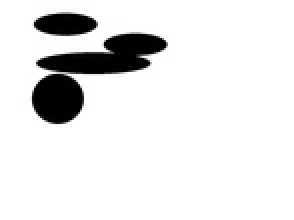
%> input picture varshney_pa2/test_images/ellipse1.jpg, 147 x 110 px, shrunk from 800 x 600 before the run (shown 2 times larger)
$ octave --eval "baija001_pa2_ellipse;"   (GNU Octave 9; MATLAB toolbox functions it lacks are replaced by stand-ins)
%> lines starting %> are read from the running program, lines starting %| are printed output that depends on the picture; in (x1, y1, x2, y2) boxes, pixels count from 0 and x2, y2 are one past the last pixel; in counts of white or black regions, pixels touching at a corner belong together; the program's own positions count from 1
### varshney_pa2/code/Sobel.m
function ZSthinned = Sobel(image)
%% Sobel operator for edge detection %%

% zero padding
image=[zeros(size(image,1),1) image zeros(size(image,1),1)];
image=[zeros(size(image,2),1)' ;image; zeros(size(image,2),1)'];
% kernel matrices
SBy = [-1 -2 -1; 0 0 0; +1 +2 +1];
SBx = SBy';

[a,b]=size(image);
% convolution
for i= 1: a-2
    for j= 1: b-2
        sum_x = 0;
        sum_y = 0;
        for k= 1:3
            for l= 1:3
                x = SBx(k,l) .* image(i+k-1,j+l-1);
                sum_x = sum_x + x;
                y = SBy(k,l) .* image(i+k-1,j+l-1);
                sum_y = sum_y + y;
            end
        end
            magnitude(i,j)= sqrt(sum_x^2+sum_y^2);
            direction(i,j)= atan2(sum_y,sum_x);
    end
end

%% Scaling the  magnitude and direction values in 0-255 by normalization

magnitude=scaling(magnitude);
% f1=figure('name', 'Sobel Edge Detection Magnitude after Scaling');
% imshow(magnitude);
% saveas(f1, [filename 'Sobel-MagnitudeScaled.jpg']);

%% Thresholding%%

threshValue = threshold(magnitude);
% setting the values as 255 or 0 to create a binary image
magnitude(magnitude >= threshValue) = 255;
magnitude(magnitude < threshValue) = 0;

% f2=figure('name', 'Sobel Gradient Magnitude after Thresholding');
% imshow(magnitude);
% saveas(f2, [filename 'Sobel-MagnitudeThresholded.jpg']);

threshValue = threshold(direction);
direction(direction >= threshValue) = 255;
direction(direction < threshValue) = 0;

% f3=figure('name','Sobel Edge Gradient Direction after Thresholding');
% imshow(direction);
% saveas(f3, [filename 'Sobel-DirectionThresholded.jpg']);

%% edge thinning
% [6 lines of commented-out code are left out]
tic;
ZSthinned = thinning1(magnitude);
t1=toc;
fprintf('timespent for ZS %f \n' , t1);

f5=figure('name', 'Sobel Edge Detection with ZS thinning');
imshow(ZSthinned);
saveas(f5, 'Sobel-ZS_Thinning.jpg');
end

### varshney_pa2/code/scaling.m
function im = scaling(im)
%% scaling the values of the image in the range of 0-255 by calculating the maximum and minimum values in the image matrix overall and then normalizing it
minimum = min(min(im));
maximum = max(max(im));
im = (im - minimum)./(maximum - minimum).*255;
end

### varshney_pa2/code/threshold.m
function value = threshold(P)
%% function to calculate the threshold value
% K-means clustering thresholding algorithm is used here
% where we repititively calculate the 'means' of two classes one above and
% one below that the mean. and do this until the means converge.
% http://homepages.inf.ed.ac.uk/rbf/CVonline/LOCAL_COPIES/MORSE/threshold.pdf
% Section: 4.4.3
%%

epsilon=0.1;
P = P(:);
i=1;
Threshold(i)=mean(P);
Mean1= mean(P(P<Threshold(i)));
Mean2= mean(P(P>=Threshold(i)));
i=i+1;
Threshold(i)= (Mean1+Mean2)/2;
value=Threshold(i);
%change the epsilon value to get more/less pixels (noise issue)
while abs(Threshold(i)-Threshold(i-1))>=epsilon
    Mean1= mean(P(P<Threshold(i)));
    Mean2= mean(P(P>=Threshold(i)));
    i=i+1;
    Threshold(i)= (Mean1+Mean2)/2;
    value=Threshold(i);
end

### varshney_pa2/code/thinning1.m
function image = thinning1(image)
% [5 lines of commented-out code are left out]
image=image./255;
previous=zeros(size(image));
flag=1;
while(flag)
    image=thinningIterator(image,0);
    image=thinningIterator(image,1);
    diff=abs(image-previous);
    previous=image;
    if(isempty(find(diff,1)))
        flag=0;
    end
end

image=image.*255;
end

%% edge thinning iterator - Zhang Seun Algorithm
% implementation of cite- http://www-prima.inrialpes.fr/perso/Tran/Draft/gateway.cfm.pdf
function thinImage = thinningIterator(thinImage, iteration)
marker=zeros(size(thinImage));
[len, bre]= size(thinImage);
for i=2: len-1
    for j=2: bre-1
        p2 = thinImage(i-1, j);
        p3 = thinImage(i-1, j+1);
        p4 = thinImage(i, j+1);
        p5 = thinImage(i+1, j+1);
        p6 = thinImage(i+1, j);
        p7 = thinImage(i+1, j-1);
        p8 = thinImage(i, j-1);
        p9 = thinImage(i-1, j-1);

        % checking how many 01 patterns are present in the neighborhood
        A = (p2 == 0 && p3 == 1) + (p3 == 0 && p4 == 1) + (p4 == 0 && p5 == 1) + (p5 == 0 && p6 == 1) + (p6 == 0 && p7 == 1) + (p7 == 0 && p8 == 1) + (p8 == 0 && p9 == 1) + (p9 == 0 && p2 == 1);
        B = p2 + p3 + p4 + p5 + p6 + p7 + p8 + p9;

        if(iteration == 0)
            c1=p2*p4*p6;
            c2=p4*p6*p8;
        else
            c1=p2*p4*p8;
            c2=p2*p6*p8;
        end
        % conditions to delete a pixel % guo hall Algo
        if (A == 1 && (B >= 2 && B <= 6) && c1 == 0 && c2 == 0)
                marker(i,j) = 1;
        end
    end
end
thinImage = thinImage .* ~marker;
end

### varshney_pa2/code/baija001_pa2_ellipse.m
function baija001_pa2_ellipse

image = imread('ellipse1.jpg');
%> image is the input picture: size 110x147x3 uint8; min 0, max 255, mean 230.5
%img = PA1(RGB);
image=rgb2gray(image);
%> image: size 110x147 uint8
image=double(image);
%> image: size 110x147 double
thinned_image=Sobel(image);
%> in Sobel, `image=[zeros(size(image,1),1) image zeros(size(image,1),1)];`:
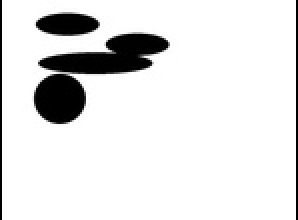
%> image: size 110x149 double (shown 2 times larger); min 0, max 255, mean 227.4
%> in Sobel, `image=[zeros(size(image,2),1)' ;image; zeros(size(image,2),1)'];`:
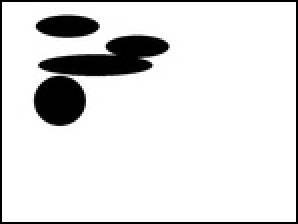
%> image: size 112x149 double (shown 2 times larger); min 0, max 255, mean 223.4
%> after the loop in Sobel, `for i= 1: a-2`:
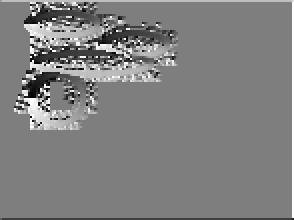
%> direction: size 110x147 double (shown 2 times larger); min -3.12, max 3.14, mean 0.0459; drawn with min black and max white
%> after the loop in Sobel, `for i= 1: a-2`:
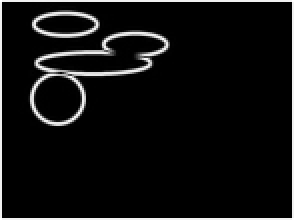
%> magnitude: size 110x147 double (shown 2 times larger); min 0, max 1081.9, mean 70.4; drawn with min black and max white
%> in scaling, `minimum = min(min(im));`: minimum = 0
%> in scaling, `maximum = max(max(im));`: maximum = 1081.9
%> in threshold, `Mean1= mean(P(P<Threshold(i)));`: Mean1 = 0.24
%> in threshold, `Mean2= mean(P(P>=Threshold(i)));`: Mean2 = 179.3
%> in threshold, `value=Threshold(i);`: value = 89.75
%> the loop in threshold, `while abs(Threshold(i)-Threshold(i-1))>=epsilon` made 4 passes
%> (Mean1, Mean2, value) on passes 1 to 4: (1.26, 213.5, 107.4), (1.59, 218.8, 110.2), (1.63, 219.4, 110.5), (1.63, 219.4, 110.5)
%> after the loop in threshold, `while abs(Threshold(i)-Threshold(i-1))>=epsilon`: Threshold = [16.59 89.75 107.4 110.2 110.5 110.5]
%> in Sobel, `threshValue = threshold(magnitude);`: threshValue = 110.5
%> in Sobel, `magnitude(magnitude < threshValue) = 0;`:
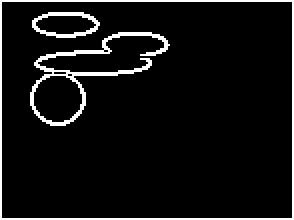
%> magnitude: size 110x147 double (shown 2 times larger); 6.9% white in thin lines or dots
%> the loop in threshold (call 2), `while abs(Threshold(i)-Threshold(i-1))>=epsilon` made 1 pass
%> (Mean1, Mean2, i, value) on pass 1: (-0.167, 1.89, 3, 0.859)
%> in Sobel, `threshValue = threshold(direction);`: threshValue = 0.859
%> in Sobel, `direction(direction >= threshValue) = 255;`:
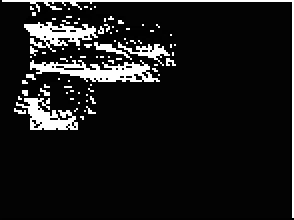
%> direction: size 110x147 double (shown 2 times larger); 9.38% of pixels changed, all inside (x1, y1, x2, y2) = (1, 0, 147, 109); drawn with min black and max white
%> in Sobel, `direction(direction < threshValue) = 0;`: direction: size 110x147 double; 9.4% white in thin lines or dots
%> in thinning1, `image=image./255;`: image: size 110x147 double; values 0 (black) and 1 (white), 6.9% white in thin lines or dots
%> the loop in thinning1, `while(flag)` made 2 passes
%> pass 1, in thinningIterator, `thinImage = thinImage .* ~marker;`:
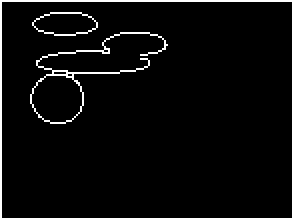
%> thinImage: size 110x147 double (shown 2 times larger); values 0 (black) and 1 (white), 5% white in thin lines or dots
%> after the loop in thinning1, `while(flag)`: flag = 0
%> in thinning1, `image=image.*255;`: image: size 110x147 double; 5% white in thin lines or dots

Thinning = figure;
imshow(img);
%> (this line was passed over: img is not available in this run)

%Get the size of the Imageand the max line size possible
%> (the run ends here)
